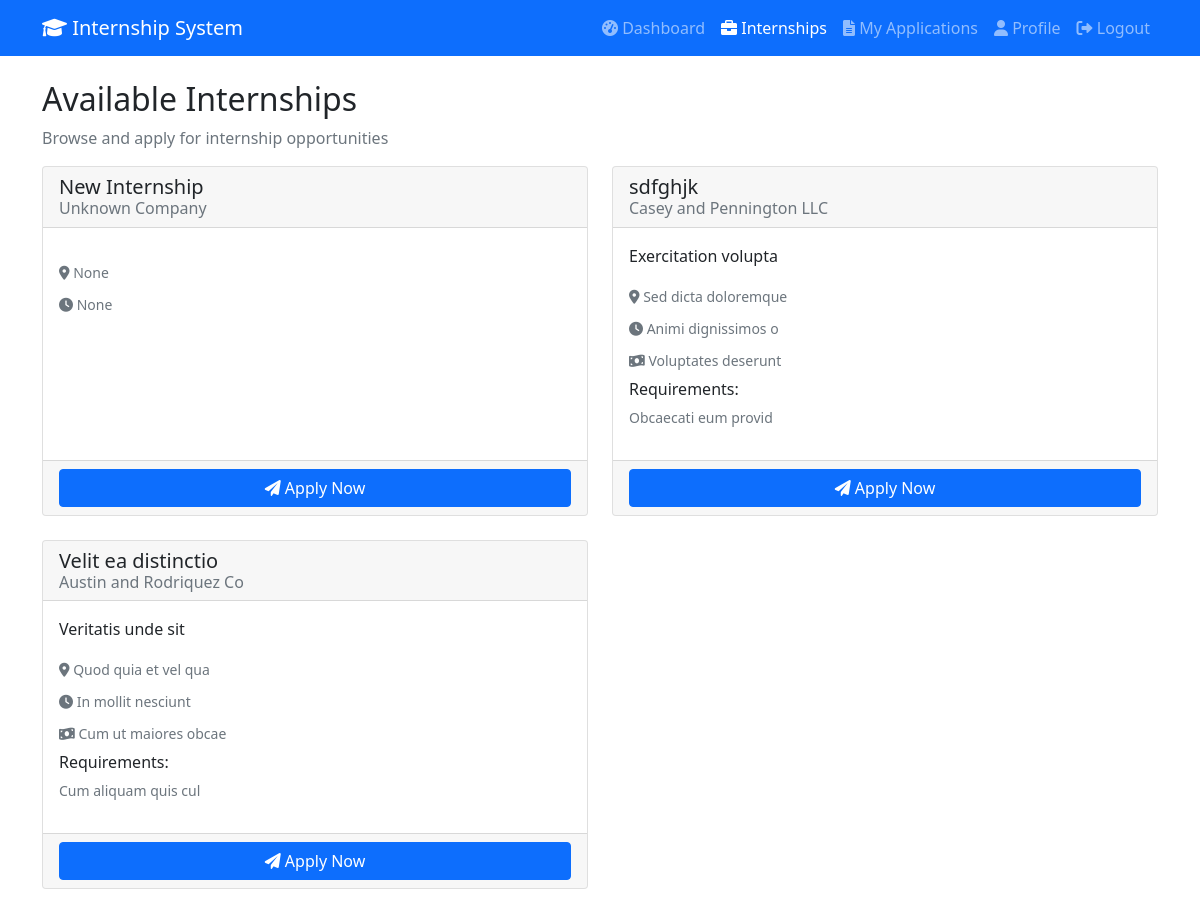
Before: /internships (signed in) with the older database file.
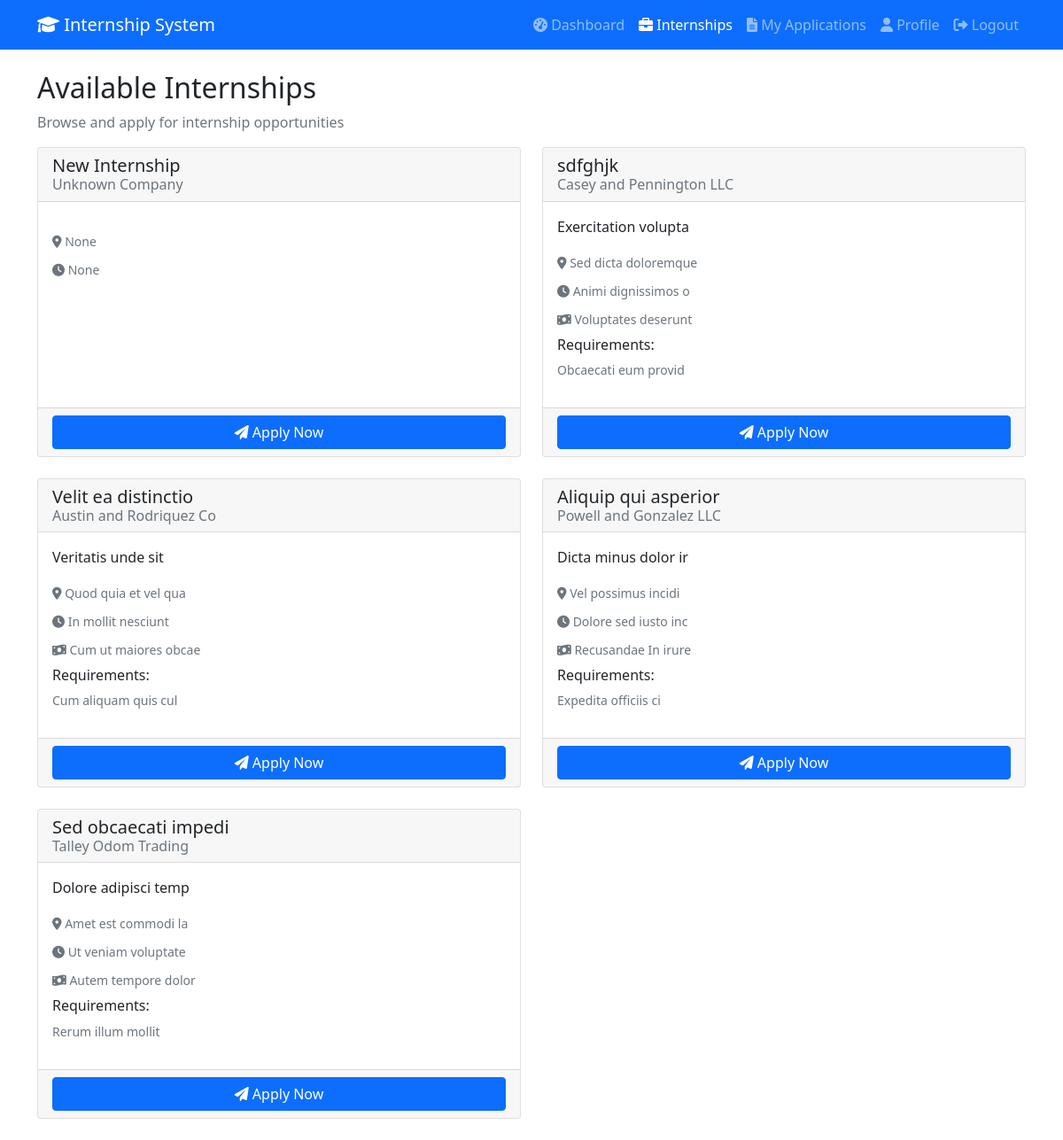
After: the same page with the newer database file.
### models.py (models this page shows)
class Internship(Base):
    __tablename__ = "internships"
    id = Column(Integer, primary_key=True, index=True)
    title = Column(String(255), nullable=False)
    description = Column(Text)
    company = Column(String(255), nullable=False)
    location = Column(String(255))
    duration = Column(String(100))
    stipend = Column(String(100))
    requirements = Column(Text)
    created_by = Column(Integer, ForeignKey("users.id"))
    created_at = Column(DateTime(timezone=True), server_default=func.now())
    is_active = Column(Boolean, default=True)
    deadline = Column(DateTime(timezone=True))
    creator = relationship("User", back_populates="created_internships")
    applications = relationship("InternshipApplication", back_populates="internship")
    tasks = relationship("Task", back_populates="internship")
    feedback = relationship("Feedback", back_populates="internship")

### app.py (the view)
@app.get("/internships", response_class=HTMLResponse)
async def internships_page(request: Request, db: Session = Depends(get_db)):
    try:
        user = await get_current_user_from_cookie(request, db)
        if user.role != "student":
            return RedirectResponse("/dashboard?error=Access+denied")
        internships = crud.get_internships(db)
        return templates.TemplateResponse("internships.html", {
            "request": request,
            "user": user,
            "internships": internships
        })
    except Exception as e:
        return RedirectResponse("/login")

### templates/internships.html (shortened to what this page needs)
<!DOCTYPE html>
<html lang="en">
<head>
    <link href="https://cdn.jsdelivr.net/npm/bootstrap@5.1.3/dist/css/bootstrap.min.css" rel="stylesheet">
    <link href="https://cdnjs.cloudflare.com/ajax/libs/font-awesome/6.0.0/css/all.min.css" rel="stylesheet">
</head>
<body>
    <nav class="navbar navbar-expand-lg navbar-dark bg-primary">
        <div class="container">
            <a class="navbar-brand" href="/dashboard">
                <i class="fas fa-graduation-cap"></i> Internship System
            </a>
            <div class="navbar-nav ms-auto">
                <a class="nav-link" href="/dashboard"><i class="fas fa-tachometer-alt"></i> Dashboard</a>
                <a class="nav-link active" href="/internships"><i class="fas fa-briefcase"></i> Internships</a>
                <a class="nav-link" href="/my-applications"><i class="fas fa-file-alt"></i> My Applications</a>
                <a class="nav-link" href="/profile"><i class="fas fa-user"></i> Profile</a>
                <a class="nav-link" href="/logout"><i class="fas fa-sign-out-alt"></i> Logout</a>
            </div>
        </div>
    </nav>
    <div class="container mt-4">
        <h2>Available Internships</h2>
        <p class="text-muted">Browse and apply for internship opportunities</p>
        <div class="row">
            {% for internship in internships %}
            <div class="col-md-6 mb-4">
                <div class="card h-100">
                    <div class="card-header">
                        <h5 class="card-title mb-1">{{ internship.title }}</h5>
                        <h6 class="card-subtitle text-muted">{{ internship.company }}</h6>
                    </div>
                    <div class="card-body">
                        <p class="card-text">{{ internship.description }}</p>
                        <div class="mb-2">
                            <small class="text-muted">
                                <i class="fas fa-map-marker-alt"></i> {{ internship.location }}
                            </small>
                        </div>
                        <div class="mb-2">
                            <small class="text-muted">
                                <i class="fas fa-clock"></i> {{ internship.duration }}
                            </small>
                        </div>
                        {% if internship.stipend %}
                        <div class="mb-2">
                            <small class="text-muted">
                                <i class="fas fa-money-bill-wave"></i> {{ internship.stipend }}
                            </small>
                        </div>
                        {% endif %}
                        {% if internship.requirements %}
                        <div class="mb-3">
                            <h6>Requirements:</h6>
                            <p class="small text-muted">{{ internship.requirements }}</p>
                        </div>
                        {% endif %}
                    </div>
                    <div class="card-footer">
                        <button class="btn btn-primary w-100" onclick="applyForInternship('{{ internship.id }}')">
                            <i class="fas fa-paper-plane"></i> Apply Now
                        </button>
                    </div>
                </div>
            </div>
            {% endfor %}
        </div>
    </div>
</body>
</html>

Changed rows visible on the page:
added Internship: title "Aliquip qui asperior", company "Powell and Gonzalez LLC", description "Dicta minus dolor ir", location "Vel possimus incidi", duration "Dolore sed iusto inc", stipend "Recusandae In irure", requirements "Expedita officiis ci"
added Internship: title "Sed obcaecati impedi", company "Talley Odom Trading", description "Dolore adipisci temp", location "Amet est commodi la", duration "Ut veniam voluptate", stipend "Autem tempore dolor", requirements "Rerum illum mollit"
